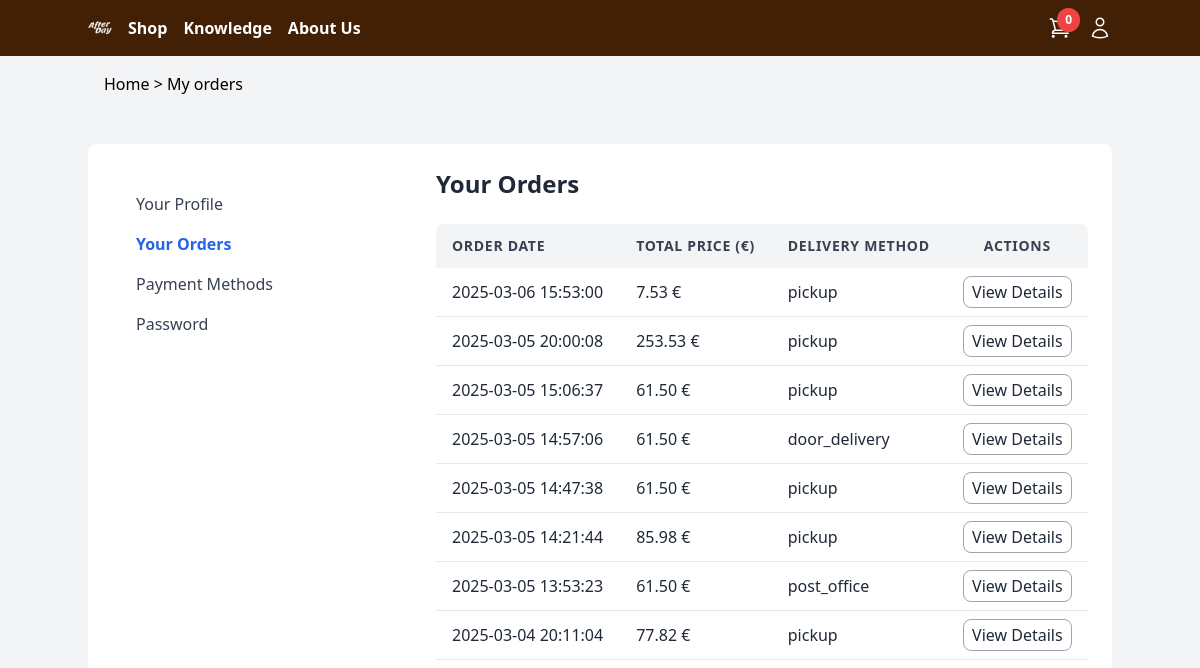
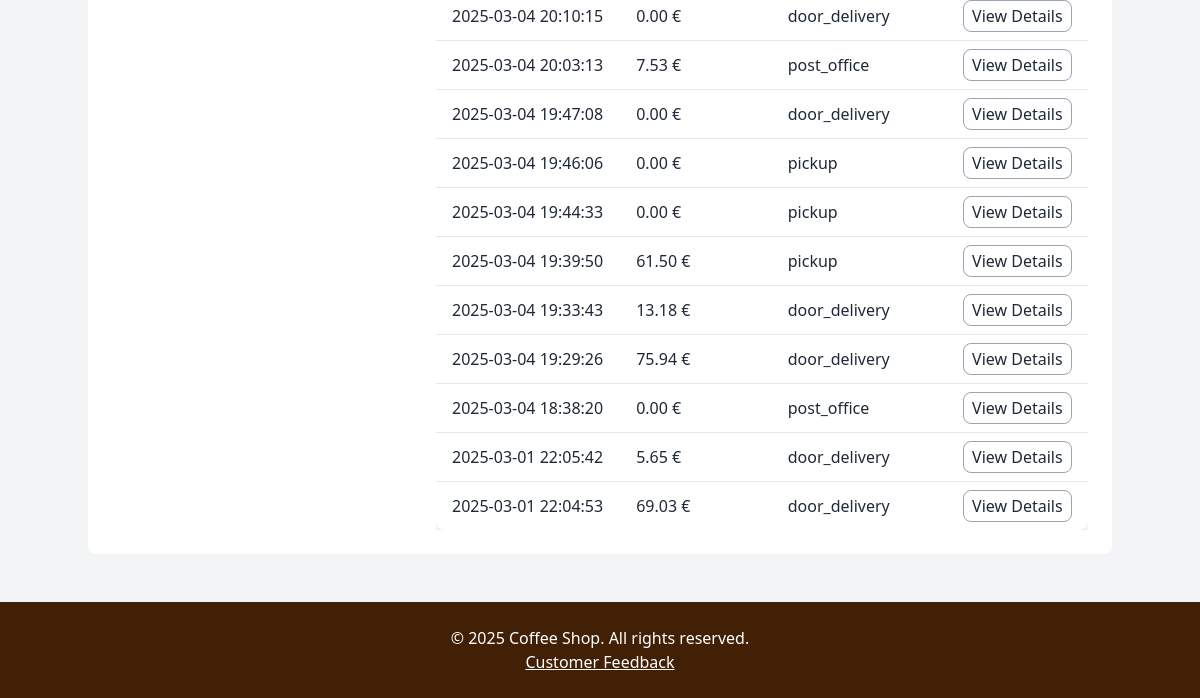
Before: /my_orders.php (signed in) with the older database file (2 pictures, top to bottom).
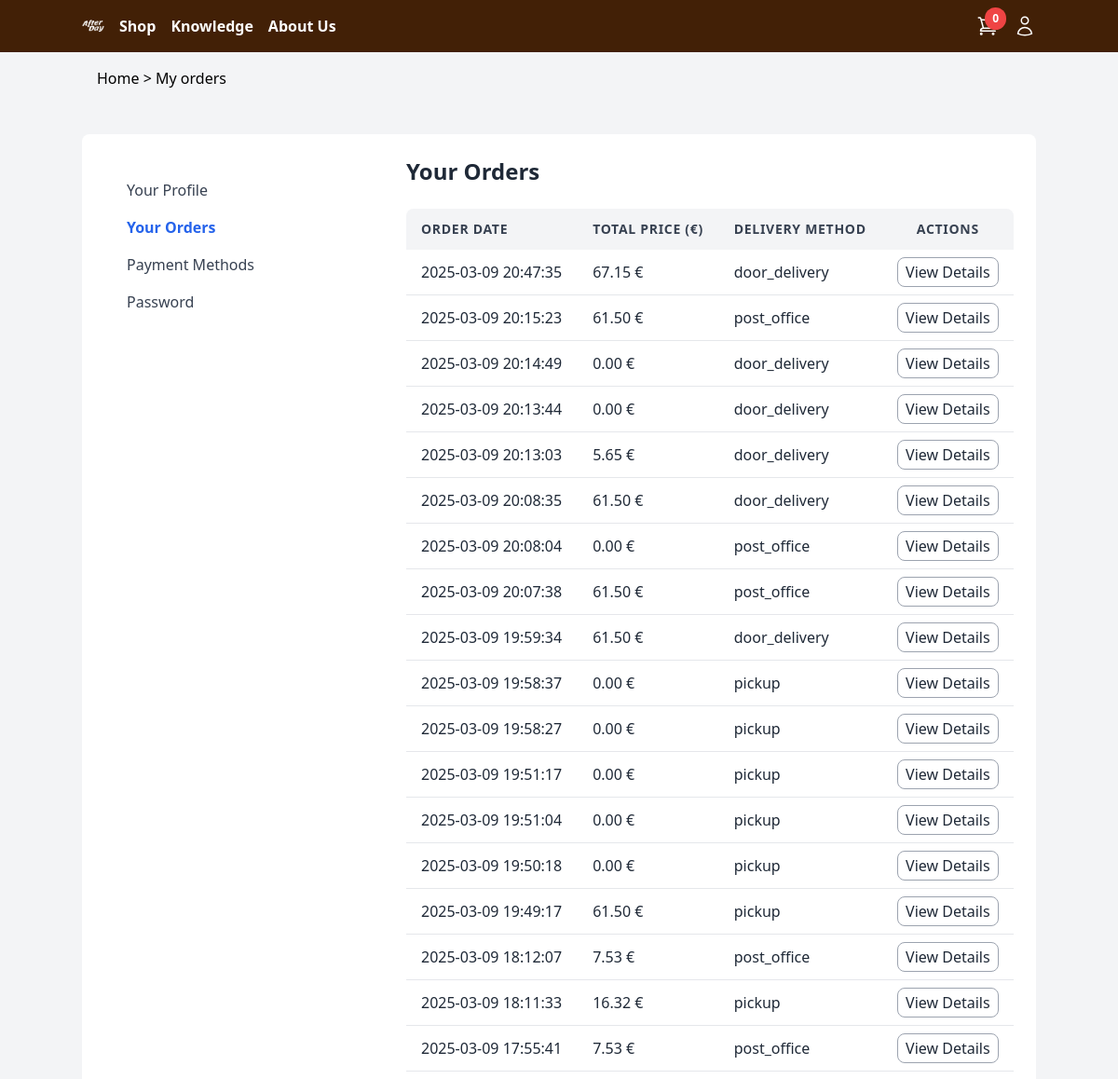
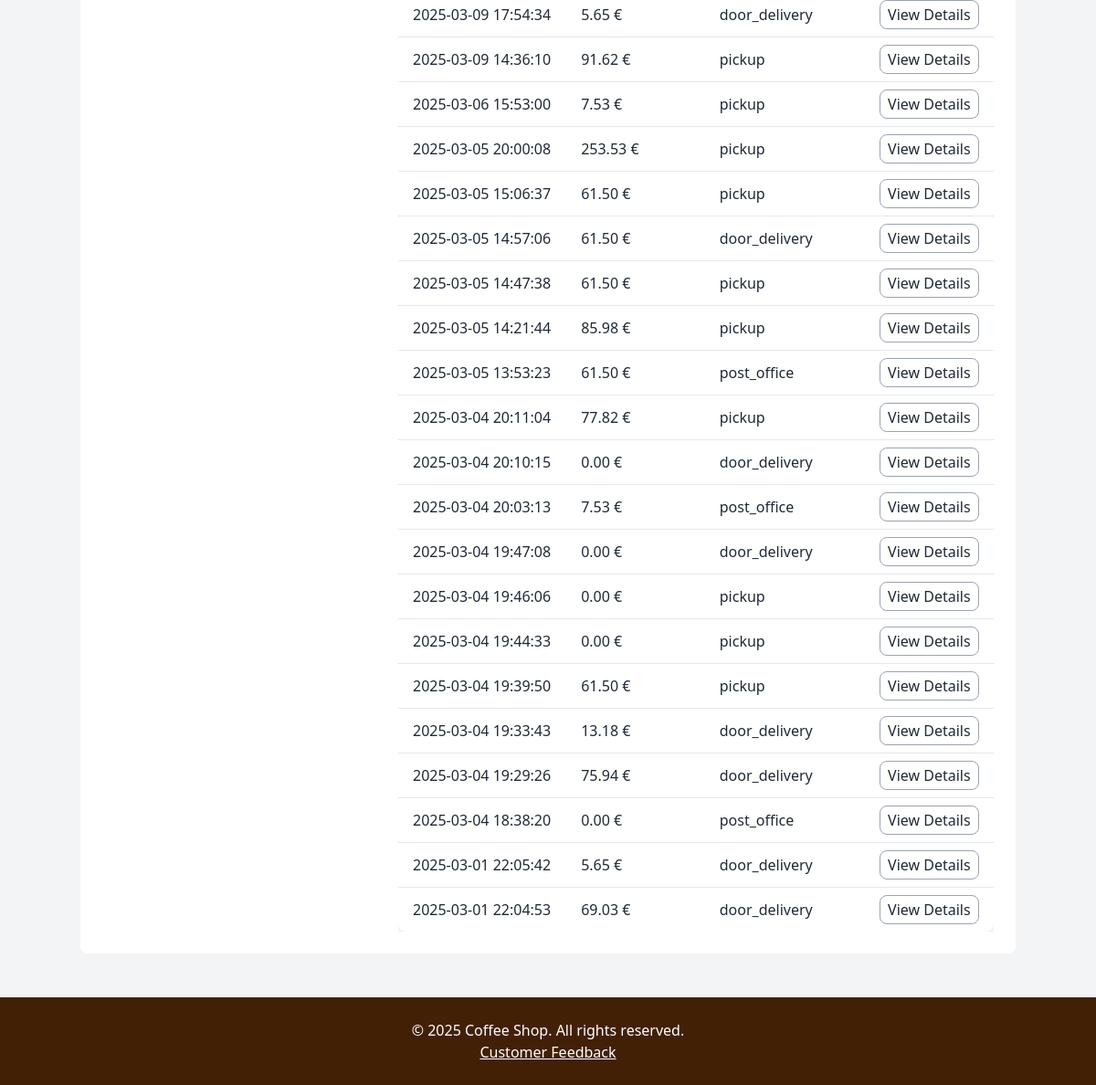
After: the same page with the newer database file (2 pictures, top to bottom).
### tables this page shows
CREATE TABLE `orders` (
  `id` int(11) NOT NULL,
  `customer_id` int(11) NOT NULL,
  `order_date` datetime DEFAULT current_timestamp(),
  `total_price_alv` decimal(10,2) NOT NULL DEFAULT 0.00,
  `delivery_method` enum('door_delivery','post_office','pickup') NOT NULL,
  `address` varchar(255) DEFAULT NULL,
  `city` varchar(100) DEFAULT NULL,
  `state` varchar(100) DEFAULT NULL,
  `zipcode` varchar(20) DEFAULT NULL,
  `country` varchar(100) DEFAULT NULL
);

### my_orders.php (the view, shortened to what this page needs)
<?php
include 'includes/db.php';
include 'includes/header.php';
$stmt = $db_connection->prepare("SELECT id, order_date, total_price_alv, delivery_method FROM orders WHERE customer_id = ? ORDER BY order_date DESC");
$stmt->execute([$_SESSION['user_id']]);
$orders = $stmt->fetchAll(PDO::FETCH_ASSOC);
?>
<body class="bg-gray-100">
    <div class="flex flex-col h-screen justify-between">
        <?php include 'navbar.php'; ?>
        <div class="container mx-auto w-full p-6 bg-white mt-8 max-w-5xl mb-12 rounded-lg flex">
            <?php include 'includes/sidebar_profile.php'; ?>
            <div class="flex-1">
                <div class="flex items-center justify-between mb-6">
                    <h2 class="text-2xl font-semibold text-gray-800">Your Orders</h2>
                </div>
                <?php if (count($orders) > 0): ?>
                    <div class="overflow-x-auto">
                        <table class="min-w-full bg-white shadow-md rounded-lg">
                            <thead>
                                <tr class="bg-gray-100 text-gray-700 text-sm uppercase tracking-wider">
                                    <th class="py-3 px-4 text-left first:rounded-tl-lg">Order Date</th>
                                    <th class="py-3 px-4 text-left">Total Price (€)</th>
                                    <th class="py-3 px-4 text-left">Delivery Method</th>
                                    <th class="py-3 px-4 text-center last:rounded-tr-lg">Actions</th>
                                </tr>
                            </thead>
                            <tbody class="divide-y divide-gray-200">
                                <?php foreach ($orders as $order): ?>
                                    <tr class="hover:bg-gray-50 transition">
                                        <td class="py-3 px-4 text-gray-800"><?= htmlspecialchars($order['order_date']) ?></td>
                                        <td class="py-3 px-4 text-gray-800 font-medium"><?= htmlspecialchars($order['total_price_alv']) ?> €</td>
                                        <td class="py-3 px-4 text-gray-800"><?= htmlspecialchars($order['delivery_method']) ?></td>
                                        <td class="py-3 px-4 text-center">
                                            <a href="order_details.php?id=<?= urlencode($order['id']) ?>" class="border border-gray-400 text-gray-800 px-2 py-1 rounded-lg hover:bg-gray-300 transition duration-200">View Details</a>
                                        </td>
                                    </tr>
                                <?php endforeach; ?>
                            </tbody>
                        </table>
                    </div>
                <?php else: ?>
                    <p class="text-gray-600 text-center">You have no previous orders.</p>
                <?php endif; ?>
            </div>
        </div>
        <?php include 'includes/footer.php'; ?>
    </div>
</body>
</html>

### breadcrumbs.php
<?php
function generate_breadcrumbs() {
    $excludeSegments = ['coffeeshop'];
    $url = $_SERVER['REQUEST_URI'];
    $parts = explode('/', trim($url, '/'));
    if (end($parts) === 'index.php' || empty($parts[0])) {
        return '<a href="index.php">Home</a>';
    }
    $breadcrumbs = '<a href="index.php">Home</a>';
    $path = '';
    foreach ($parts as $index => $part) {
        $cleanPart = explode('?', $part)[0];
        $path .= '/' . $cleanPart;
        $displayName = str_replace(['.php', '_'], ['', ' '], ucwords(str_replace('-', ' ', $cleanPart)));
        if (!in_array($cleanPart, $excludeSegments) && !is_numeric($cleanPart)) {
            if ($index < count($parts) - 1) {
                $breadcrumbs .= ' > <a href="' . $path . '">' . $displayName . '</a>';
            } else {
                $breadcrumbs .= ' > ' . $displayName;
            }
        }
    }
    return $breadcrumbs;
}
?>
            <?php echo generate_breadcrumbs(); ?>

Changed rows visible on the page:
added orders: order_date "2025-03-09 20:47:35", total_price_alv "67.15", delivery_method "door_delivery"
added orders: order_date "2025-03-09 20:15:23", total_price_alv "61.50", delivery_method "post_office"
added orders: order_date "2025-03-09 20:14:49", total_price_alv "0.00", delivery_method "door_delivery"
added orders: order_date "2025-03-09 20:13:44", total_price_alv "0.00", delivery_method "door_delivery"
added orders: order_date "2025-03-09 20:13:03", total_price_alv "5.65", delivery_method "door_delivery"
added orders: order_date "2025-03-09 20:08:35", total_price_alv "61.50", delivery_method "door_delivery"
added orders: order_date "2025-03-09 20:08:04", total_price_alv "0.00", delivery_method "post_office"
added orders: order_date "2025-03-09 20:07:38", total_price_alv "61.50", delivery_method "post_office"
added orders: order_date "2025-03-09 19:59:34", total_price_alv "61.50", delivery_method "door_delivery"
added orders: order_date "2025-03-09 19:58:37", total_price_alv "0.00", delivery_method "pickup"
added orders: order_date "2025-03-09 19:58:27", total_price_alv "0.00", delivery_method "pickup"
added orders: order_date "2025-03-09 19:51:17", total_price_alv "0.00", delivery_method "pickup"
added orders: order_date "2025-03-09 19:51:04", total_price_alv "0.00", delivery_method "pickup"
added orders: order_date "2025-03-09 19:50:18", total_price_alv "0.00", delivery_method "pickup"
added orders: order_date "2025-03-09 19:49:17", total_price_alv "61.50", delivery_method "pickup"
added orders: order_date "2025-03-09 18:12:07", total_price_alv "7.53", delivery_method "post_office"
added orders: order_date "2025-03-09 18:11:33", total_price_alv "16.32", delivery_method "pickup"
added orders: order_date "2025-03-09 17:55:41", total_price_alv "7.53", delivery_method "post_office"
added orders: order_date "2025-03-09 17:54:34", total_price_alv "5.65", delivery_method "door_delivery"
added orders: order_date "2025-03-09 14:36:10", total_price_alv "91.62", delivery_method "pickup"
